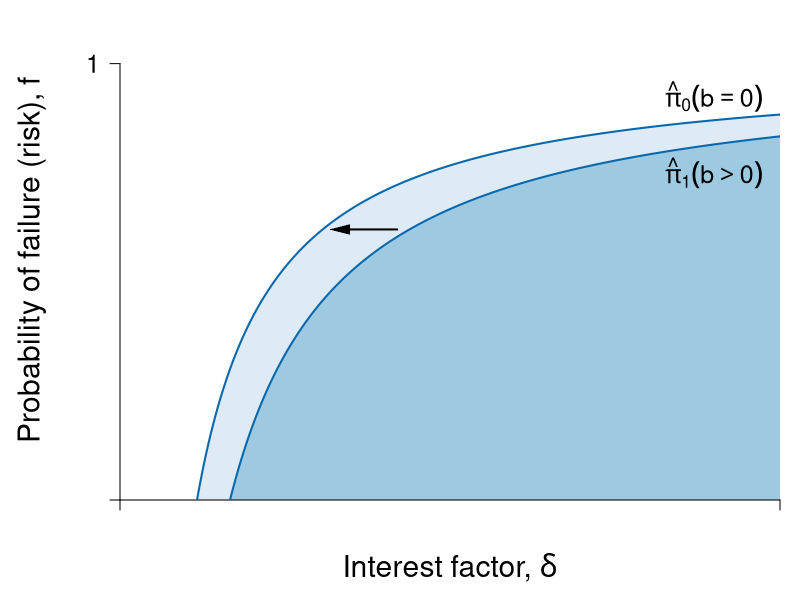

This chart was generated by the following R code:
#' Graph Designer: Scott Cohn
#' Authors: Bowles and Halliday
#' Title: Coordination, Conflict and Competition: A Text in Microeconomics

library(shape)
pdf(file = "credit/credit_investment_macro_a.pdf", width = 8, height = 6)

#Set parameters for graphics
pointsize <- 1.8
axislabelsize <- 1.8
labelsize <- 1.5
namesize <- 1.8
annotatesize <- 1.5
graphlinewidth <- 2
segmentlinewidth <- 1.5

COL <- c("#7fc97f", "#beaed4", "#fdc086", "#ffff99", "#386cb0", "#f0027f", "#bf5b17", "#666666")
COLA <- c("#e0f3db", "#99d8c9","#66c2a4","#41ae76", "#238b45", "#005824")
COLB <- c("#c6dbef", "#4eb3d3", "#2b8cbe", "#0868ac","#084081")
COLC <- c("#fcfbfd", "#efedf5", "#dadaeb", "#bcbddc", "#9e9ac8", "#807dba", "#6a51a3", "#54278f", "#3f007d")
grays <- gray.colors(25, start = 1, end = 0, alpha = 1)

#Edited the margins to cater for the larger LHS labels
par(mar =  c(5, 6, 1, 1))

brfFn <- function(delta, q = 1, k = 1) {
  .5 + (delta / (2 * q)) * (1 - k)
}

PCFn <- function(delta, q = 1) {
  delta/q
}

isoreturnFn <- function(delta, pi = 0.125) {
  1 - (pi)/delta
}

yFn <- function(d1, f1, q = 1){
  q*f1*(1 - f1) - d1*(1 - f1)
}

ylow <- function(delta, q = 1, ybar = 0.0625){
  (-sqrt(delta^2 - 2*delta*q + q^2 - 4*q*ybar) + delta + q)/(2*q)
}

yhigh <- function(delta, q = 1, ybar = 0.0625){
  (sqrt(delta^2 - 2*delta*q + q^2 - 4*q*ybar) + delta + q)/(2*q)
}

xlims <- c(0, 1.5)
ylims <- c(0, 1.1)

npts <- 501 
d1 <- seq(xlims[1], xlims[2], length.out = npts)
f1 <- seq(ylims[1], ylims[2], length.out = npts) 
a <- c(0.0625)

plot(0, 0, xlim = xlims, ylim = ylims, type = "n",
     xlab = expression(paste("")),
     ylab = expression(paste("")), 
     xaxt = "n", 
     yaxt = "n", 
     cex.lab = axislabelsize, 
     bty = "n",
     xaxs = "i", 
     yaxs = "i"
)


ticksy <- c(ylims[1], ylims[2] - 0.1)
ylabels <- c(NA, 1)
ticksx <- c(xlims[1],NA, NA, xlims[2])
xlabels <- c(NA, NA, NA, NA)


npts <- 503 
xx1 <- seq(xlims[1], xlims[2], length.out = npts)


# Polygon
COLD <- c("#deebf7", "#9ecae1")
xpoly <- seq(from = 0.175, to = xlims[2], length.out = 500)
ypoly <- isoreturnFn(xpoly, pi = 0.175)
polygon(x = xpoly, y = ypoly, col = COLD[1], density = NULL, border = NA)

xpoly1 <- c(0.175, xlims[2], xlims[2])
ypoly1 <- c(0, 0, isoreturnFn(xlims[2], pi = 0.175))
polygon(x = xpoly1, y = ypoly1, col = COLD[1], density = NULL, border = NA)

xpoly2 <- seq(from = 0.25, to = xlims[2], length.out = 500)
ypoly2 <- isoreturnFn(xpoly2, pi = 0.25)
polygon(x = xpoly2, y = ypoly2, col = COLD[2], density = NULL, border = NA)

xpoly3 <- c(0.25, xlims[2], xlims[2])
ypoly3 <- c(0, 0, isoreturnFn(xlims[2], pi = 0.25))
polygon(x = xpoly3, y = ypoly3, col = COLD[2], density = NULL, border = NA)

segments(0.25, 0, xlims[2], isoreturnFn(xlims[2], pi = 0.25), col = COLD[2])

axis(1, at = ticksx, pos = 0, labels = xlabels, cex.axis = labelsize)
axis(2, at = ticksy, pos = 0, labels = ylabels, las = 1, cex.axis = labelsize)


#Draw the graphs
# lines(xx1, brfFn(xx1, k = 0.28), col = COLA[4], lwd = graphlinewidth)
# lines(xx1, brfFn(xx1, k = 0.5), col = COLA[4], lwd = graphlinewidth)
# lines(xx1, brfFn(xx1, k = 0.75), col = COLA[4], lwd = graphlinewidth)
lines(xx1, isoreturnFn(xx1, pi = 0.175), col = COLB[4], lwd = graphlinewidth)
lines(xx1, isoreturnFn(xx1, pi = 0.25), col = COLB[4], lwd = graphlinewidth)
#lines(xx1, isoreturnFn(xx1, pi = 0.5), col = COLB[4], lwd = graphlinewidth)


#Axis labels
mtext(expression(paste("Interest factor, ", delta)), side = 1, line = 3.3, cex = axislabelsize)
text(-0.2, 0.5*(ylims[2]), expression(paste("Probability of failure (risk), ", f)), xpd = TRUE, cex = axislabelsize, srt = 90) 

#segments(0.39, -1, 0.39, brfFn(0.39, k = 0.75), lty = 2, col = grays[20] , lwd = segmentlinewidth)
#points(0.39, brfFn(0.39, k = 0.75), pch = 16, col = "black", cex = 1.5)
#text(0.39 + 0.025, brfFn(0.39, k = 0.75) - 0.03, expression(paste(b)), cex = labelsize)

#segments(1, -1, 1, brfFn(delta = 1, k = 0.5), lty = 2, col = grays[20] , lwd = segmentlinewidth)
#points(1, brfFn(1, k = 0.5), pch = 16, col = "black", cex = 1.5)
# text(1, brfFn(1, k = 0.5) + 0.04, expression(paste(n)), cex = labelsize)

#segments(.59, -1, 0.59, brfFn(delta = 0.59, k = 0.75), lty = 2, col = grays[20] , lwd = segmentlinewidth)
#points(0.59, brfFn(0.59, k = 0.75), pch = 16, col = "black", cex = 1.5)
#text(0.59 + 0.025, brfFn(0.59, k = 0.75) - 0.03, expression(paste(a)), cex = labelsize)

#segments(.7, -1, 0.7, brfFn(delta = 0.7, k = 0.28), lty = 2, col = grays[20] , lwd = segmentlinewidth)
#points(0.7, brfFn(0.7, k = 0.28), pch = 16, col = "black", cex = 1.5)

# ZPC
text(1.35, 0.925, expression(paste(hat(pi)[0]({b==0}) )), cex = labelsize, xpd = TRUE)
text(1.35, 0.75, expression(paste(hat(pi)[1]({b>0}) )), cex = labelsize, xpd = TRUE)

# text(1.1, 1.08, expression(paste("BRF of previously excluded")), cex = labelsize, xpd = TRUE)
# text(1.1, 1.02, expression(paste("now marginal borrower")), cex = labelsize, xpd = TRUE)
# Arrows(1.1, 0.98, 1.1, 0.92, col = "black", lty = 1, lwd = 2, arr.type = "triangle", arr.lwd = 0.5)
# 
# text(1.1, 0.5, expression(paste("BRF of")), cex = labelsize)
# text(1.1, 0.44, expression(paste("wealthy borrower")), cex = labelsize)
# Arrows(1.1, 0.53, 1.1, 0.6, col = "black", lty = 1, lwd = 2, arr.type = "triangle", arr.lwd = 0.5)
# 
# 
# text(0.6, 0.91, expression(paste("BRF of previously")), cex = labelsize)
# text(0.6, 0.85, expression(paste("marginal borrower")), cex = labelsize)
# Arrows(0.6, 0.82, 0.6, 0.68, col = "black", lty = 1, lwd = 2, arr.type = "triangle", arr.lwd = 0.5)

#text(0.49, 0.15, expression(paste("Policy")), cex = labelsize)
#text(0.49, 0.09, expression(paste("Change")), cex = labelsize)
Arrows(0.63, 0.62, 0.5, 0.62, col = "black", lty = 1, lwd = 2, arr.type = "triangle", arr.lwd = 0.5)


dev.off()
